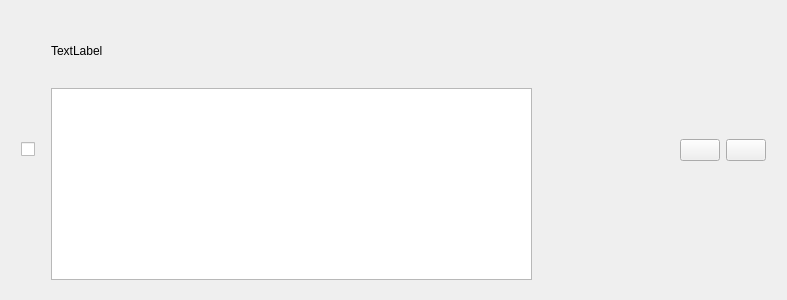
<?xml version="1.0" encoding="UTF-8"?>
<ui version="4.0">
 <class>TaskItem</class>
 <widget class="QWidget" name="TaskItem">
  <property name="geometry">
   <rect>
    <x>0</x>
    <y>0</y>
    <width>787</width>
    <height>300</height>
   </rect>
  </property>
  <property name="windowTitle">
   <string>Form</string>
  </property>
  <layout class="QHBoxLayout" name="horizontalLayout">
   <item>
    <layout class="QHBoxLayout" name="horizontalLayout_2">
     <property name="leftMargin">
      <number>10</number>
     </property>
     <property name="rightMargin">
      <number>10</number>
     </property>
     <item>
      <widget class="QCheckBox" name="doneButton">
       <property name="text">
        <string/>
       </property>
      </widget>
     </item>
     <item>
      <widget class="QWidget" name="verticalWidget" native="true">
       <property name="minimumSize">
        <size>
         <width>500</width>
         <height>0</height>
        </size>
       </property>
       <layout class="QVBoxLayout" name="verticalLayout_3">
        <property name="leftMargin">
         <number>10</number>
        </property>
        <item>
         <widget class="QLabel" name="label">
          <property name="text">
           <string>TextLabel</string>
          </property>
         </widget>
        </item>
        <item>
         <widget class="QTextBrowser" name="description">
          <property name="sizePolicy">
           <sizepolicy hsizetype="Minimum" vsizetype="Minimum">
            <horstretch>0</horstretch>
            <verstretch>0</verstretch>
           </sizepolicy>
          </property>
         </widget>
        </item>
       </layout>
      </widget>
     </item>
     <item>
      <spacer name="horizontalSpacer">
       <property name="orientation">
        <enum>Qt::Horizontal</enum>
       </property>
       <property name="sizeHint" stdset="0">
        <size>
         <width>40</width>
         <height>20</height>
        </size>
       </property>
      </spacer>
     </item>
     <item>
      <layout class="QHBoxLayout" name="horizontalLayout_3">
       <item>
        <widget class="QPushButton" name="editButton">
         <property name="sizePolicy">
          <sizepolicy hsizetype="Fixed" vsizetype="Fixed">
           <horstretch>0</horstretch>
           <verstretch>0</verstretch>
          </sizepolicy>
         </property>
         <property name="styleSheet">
          <string notr="true">color: black</string>
         </property>
         <property name="text">
          <string/>
         </property>
         <property name="icon">
          <iconset theme="QIcon::ThemeIcon::MailMessageNew"/>
         </property>
        </widget>
       </item>
       <item>
        <widget class="QPushButton" name="deleteButton">
         <property name="sizePolicy">
          <sizepolicy hsizetype="Fixed" vsizetype="Fixed">
           <horstretch>0</horstretch>
           <verstretch>0</verstretch>
          </sizepolicy>
         </property>
         <property name="styleSheet">
          <string notr="true">color: red</string>
         </property>
         <property name="text">
          <string/>
         </property>
         <property name="icon">
          <iconset theme="QIcon::ThemeIcon::EditDelete"/>
         </property>
        </widget>
       </item>
      </layout>
     </item>
    </layout>
   </item>
  </layout>
 </widget>
 <resources/>
 <connections/>
</ui>
